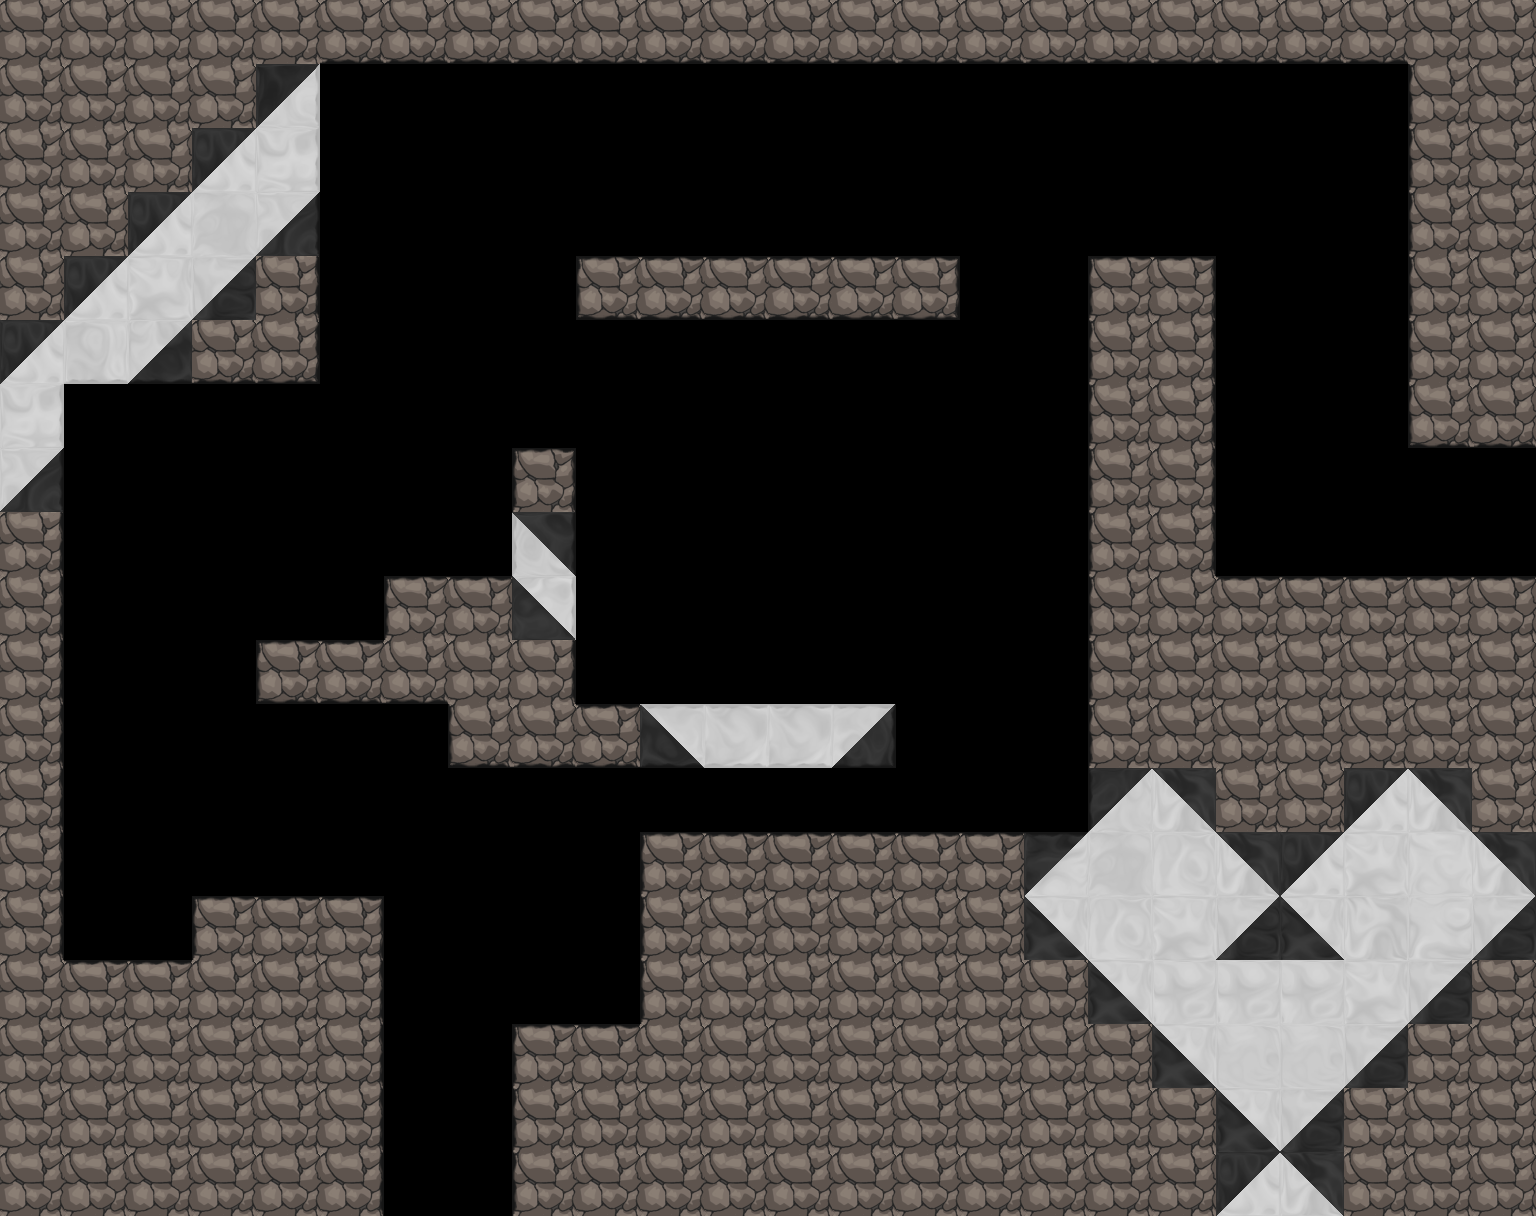

Rendered tile map (Tiled .tmx) drawn with the repository's tilesets; below, a short description and the full map source, tile grids included:
An orthogonal 24x19 tile map with 64x64 px tiles, 1 tile layer (tile), 1 hidden layer not drawn, 6 tilesets and 8 objects (3x Spring, 2x Exit, DoorBlue, OrbBlue, EyebotBlue).

<map version="1.0" orientation="orthogonal" width="24" height="19" tilewidth="64" tileheight="64">
 <properties>
  <property name="bg" value="bg2" />
  <property name="bgParallaxX" value=".6" />
  <property name="bgParallaxY" value=".6" />
  <property name="music" value="level_blue" />
 </properties>
 <tileset firstgid="1" source="tiles/black_tiles.tsx" />
 <tileset firstgid="50" source="tiles/white_tiles.tsx" />
 <tileset firstgid="99" source="tiles/mixed_tiles.tsx" />
 <tileset firstgid="211" source="tiles/glass_tiles.tsx" />
 <tileset firstgid="260" source="tiles/black_indestructable.tsx" />
 <tileset firstgid="310" source="tiles/sand_tiles.tsx" />
 <layer name="backTile" width="24" height="19" visible="0">
  <data encoding="csv">
0,0,0,0,0,0,0,0,0,0,0,0,0,0,0,0,0,0,0,0,0,0,0,0,
0,0,0,0,0,0,0,0,0,0,0,0,0,0,0,0,0,0,0,0,0,0,0,0,
0,0,0,0,0,0,0,0,0,0,0,0,0,0,0,0,0,0,0,0,0,0,0,0,
0,0,0,0,0,0,0,0,0,0,0,0,0,0,0,0,0,0,0,0,0,0,0,0,
0,0,0,0,0,0,0,0,0,0,0,0,0,0,0,0,0,0,0,0,0,0,0,0,
0,0,0,0,0,0,0,0,0,0,0,0,0,0,0,0,0,0,0,0,0,0,0,0,
0,0,0,0,0,0,0,0,0,0,0,0,0,0,0,0,0,0,0,0,0,0,0,0,
0,0,0,0,0,0,0,0,0,0,0,0,0,0,0,0,0,0,0,0,0,0,0,0,
0,0,0,0,0,0,0,0,0,0,0,0,0,0,0,0,0,0,0,0,0,0,0,0,
0,0,0,0,0,0,0,0,0,0,0,0,0,0,0,0,0,0,0,0,0,0,0,0,
0,0,0,0,0,0,0,0,0,0,0,0,0,0,0,0,0,0,0,0,0,0,0,0,
0,0,0,0,0,0,0,0,0,0,0,0,0,0,0,0,0,0,0,0,0,0,0,0,
0,0,0,0,0,0,0,0,0,0,0,0,0,0,0,0,0,0,0,0,0,0,0,0,
0,0,0,0,0,0,0,0,0,0,0,0,0,0,0,0,0,0,0,0,0,0,0,0,
0,0,0,0,0,0,0,0,0,0,0,0,0,0,0,0,0,0,0,0,0,0,0,0,
0,0,0,0,0,0,0,0,0,0,0,0,0,0,0,0,0,0,0,0,0,0,0,0,
0,0,0,0,0,0,0,0,0,0,0,0,0,0,0,0,0,0,0,0,0,0,0,0,
0,0,0,0,0,0,0,0,0,0,0,0,0,0,0,0,0,0,0,0,0,0,0,0,
0,0,0,0,0,0,0,0,0,0,0,0,0,0,0,0,0,0,0,0,0,0,0,0
</data>
 </layer>
 <objectgroup name="obj" width="24" height="19">
  <object type="DoorBlue" x="384" y="1024" width="128" height="64" />
  <object type="OrbBlue" x="640" y="384" width="64" height="64" />
  <object type="Spring" x="1216" y="512" width="128" height="64" />
  <object type="EyebotBlue" x="896" y="512" width="64" height="64">
   <ellipse />
  </object>
  <object type="Spring" x="384" y="512" width="128" height="64" />
  <object type="Spring" x="64" y="896" width="128" height="64" />
 </objectgroup>
 <layer name="tile" width="24" height="19">
  <data encoding="csv">
42,28,14,21,42,31,38,38,31,38,38,38,31,31,31,38,38,38,38,31,38,38,21,1,
3,5,49,49,116,0,0,0,0,0,0,0,0,0,0,0,0,0,0,0,0,0,23,28,
6,7,35,102,75,0,0,0,0,0,0,0,0,0,0,0,0,0,0,0,0,0,23,14,
2,7,102,55,114,0,0,0,0,0,0,0,0,0,0,0,0,0,0,0,0,0,23,3,
1,102,52,100,26,0,0,0,0,46,45,45,45,45,40,0,0,9,11,0,0,0,23,5,
102,87,121,31,39,0,0,0,0,0,0,0,0,0,0,0,0,22,26,0,0,0,23,14,
75,0,0,0,0,0,0,0,0,0,0,0,0,0,0,0,0,23,26,0,0,0,30,38,
114,0,0,0,0,0,0,0,33,0,0,0,0,0,0,0,0,22,25,0,0,0,0,0,
26,0,0,0,0,0,0,0,162,0,0,0,0,0,0,0,0,23,25,0,0,0,0,0,
26,0,0,0,0,0,16,17,115,0,0,0,0,0,0,0,0,22,7,17,17,10,17,10,
25,0,0,0,46,45,38,1,25,0,0,0,0,0,0,0,0,23,3,5,28,7,7,21,
25,0,0,0,0,0,0,30,31,45,171,94,94,184,0,0,0,22,2,6,42,3,7,5,
26,0,0,0,0,0,0,0,0,0,0,0,0,0,0,0,0,130,99,42,14,102,99,2,
25,0,0,0,0,0,0,0,0,0,9,10,10,17,17,10,109,55,77,99,102,52,84,99,
26,0,0,16,10,11,0,0,0,0,23,3,2,14,1,1,101,77,52,100,101,50,91,100,
1,10,10,4,3,26,0,0,0,0,23,7,4,1,1,3,6,101,54,54,54,52,100,5,
3,7,4,6,4,25,0,0,9,17,42,3,1,4,49,2,1,49,101,56,56,100,21,21,
28,2,4,6,4,26,0,0,22,4,4,49,7,2,2,4,5,7,4,101,100,3,28,28,
1,1,14,14,7,26,0,0,22,3,35,28,5,1,7,1,35,1,7,102,99,4,5,7
</data>
 </layer>
 <objectgroup name="front" width="24" height="19">
  <object type="Exit" x="384" y="1152" width="128" height="64">
   <properties>
    <property name="mapTo" value="destroyEyebot" />
   </properties>
  </object>
  <object type="Exit" x="1472" y="448" width="64" height="128">
   <properties>
    <property name="mapTo" value="roplate2" />
   </properties>
  </object>
 </objectgroup>
</map>
